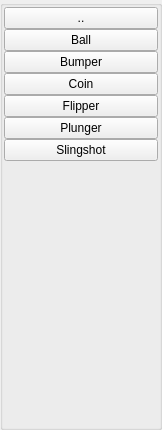
<?xml version="1.0" encoding="UTF-8"?>
<ui version="4.0">
 <class>ItemsGroupBox</class>
 <widget class="QGroupBox" name="ItemsGroupBox">
  <property name="geometry">
   <rect>
    <x>0</x>
    <y>0</y>
    <width>162</width>
    <height>430</height>
   </rect>
  </property>
  <property name="windowTitle">
   <string>GroupBox</string>
  </property>
  <layout class="QVBoxLayout" name="verticalLayout">
   <property name="spacing">
    <number>0</number>
   </property>
   <property name="leftMargin">
    <number>1</number>
   </property>
   <property name="topMargin">
    <number>1</number>
   </property>
   <property name="rightMargin">
    <number>1</number>
   </property>
   <property name="bottomMargin">
    <number>1</number>
   </property>
   <item>
    <widget class="QPushButton" name="prevBtn">
     <property name="text">
      <string>..</string>
     </property>
     <attribute name="buttonGroup">
      <string notr="true">buttonGroup</string>
     </attribute>
    </widget>
   </item>
   <item>
    <widget class="QPushButton" name="ballBtn">
     <property name="text">
      <string>Ball</string>
     </property>
     <attribute name="buttonGroup">
      <string notr="true">buttonGroup</string>
     </attribute>
    </widget>
   </item>
   <item>
    <widget class="QPushButton" name="bumperBtn">
     <property name="text">
      <string>Bumper</string>
     </property>
     <attribute name="buttonGroup">
      <string notr="true">buttonGroup</string>
     </attribute>
    </widget>
   </item>
   <item>
    <widget class="QPushButton" name="coinBtn">
     <property name="text">
      <string>Coin</string>
     </property>
     <attribute name="buttonGroup">
      <string notr="true">buttonGroup</string>
     </attribute>
    </widget>
   </item>
   <item>
    <widget class="QPushButton" name="flipperBtn">
     <property name="text">
      <string>Flipper</string>
     </property>
     <attribute name="buttonGroup">
      <string notr="true">buttonGroup</string>
     </attribute>
    </widget>
   </item>
   <item>
    <widget class="QPushButton" name="plungerBtn">
     <property name="text">
      <string>Plunger</string>
     </property>
     <attribute name="buttonGroup">
      <string notr="true">buttonGroup</string>
     </attribute>
    </widget>
   </item>
   <item>
    <widget class="QPushButton" name="slingshotBtn">
     <property name="text">
      <string>Slingshot</string>
     </property>
     <attribute name="buttonGroup">
      <string notr="true">buttonGroup</string>
     </attribute>
    </widget>
   </item>
   <item>
    <spacer name="verticalSpacer">
     <property name="orientation">
      <enum>Qt::Vertical</enum>
     </property>
     <property name="sizeHint" stdset="0">
      <size>
       <width>20</width>
       <height>40</height>
      </size>
     </property>
    </spacer>
   </item>
  </layout>
 </widget>
 <resources/>
 <connections/>
 <buttongroups>
  <buttongroup name="buttonGroup"/>
 </buttongroups>
</ui>
